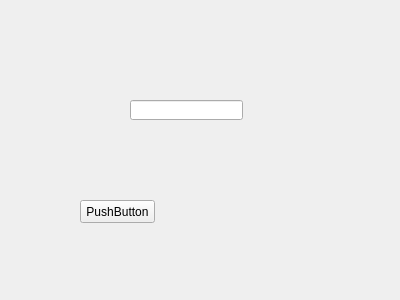
<?xml version="1.0" encoding="UTF-8"?>
<ui version="4.0">
 <class>Form</class>
 <widget class="QWidget" name="Form">
  <property name="geometry">
   <rect>
    <x>0</x>
    <y>0</y>
    <width>400</width>
    <height>300</height>
   </rect>
  </property>
  <property name="windowTitle">
   <string>Form</string>
  </property>
  <widget class="QLineEdit" name="lineEdit">
   <property name="geometry">
    <rect>
     <x>130</x>
     <y>100</y>
     <width>113</width>
     <height>20</height>
    </rect>
   </property>
  </widget>
  <widget class="QPushButton" name="button_1">
   <property name="geometry">
    <rect>
     <x>80</x>
     <y>200</y>
     <width>75</width>
     <height>23</height>
    </rect>
   </property>
   <property name="text">
    <string>PushButton</string>
   </property>
  </widget>
 </widget>
 <resources/>
 <connections/>
</ui>
